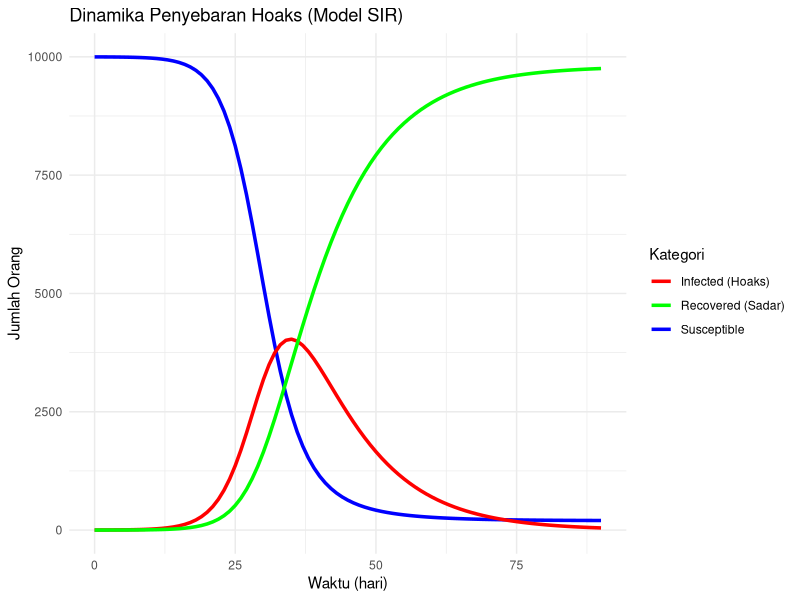
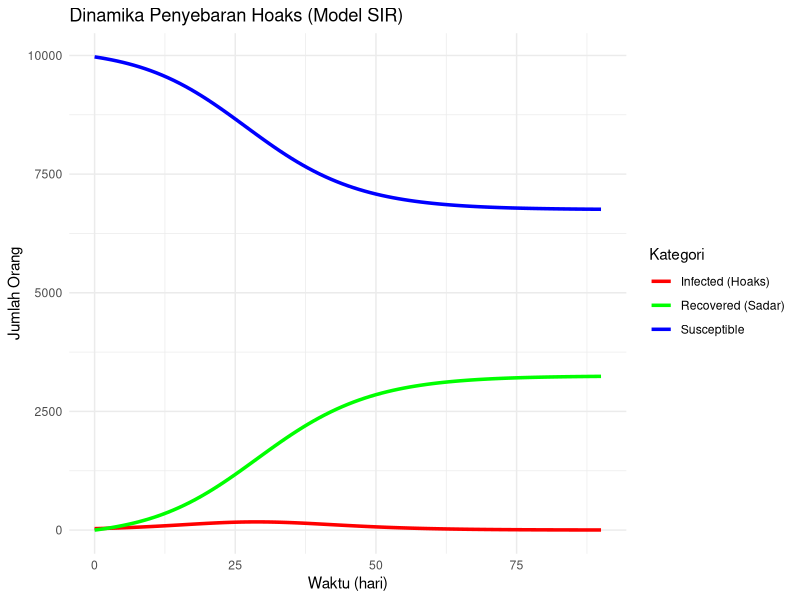

These charts were generated, in order, by the following R code:
## ---- chunk 1
#| include: false
library(dplyr)
## ---- chunk 2
#| echo: true

# --------------------------------------
# SIMULASI PENYEBARAN HOAKS (MODEL SIR)
# --------------------------------------

# Paket yang diperlukan
library(deSolve)  # Untuk menyelesaikan persamaan diferensial
library(ggplot2)   # Untuk visualisasi

# 1. Definisi Parameter
N <- 10000         # Total populasi
I0 <- 1            # Kasus awal terinfeksi (hoaks)
S0 <- N - I0       # Susceptible awal
R0 <- 0            # Recovered awal (awalnya belum ada yang sadar)

beta <- 0.4        # Tingkat penularan (seberapa viral hoaks)
gamma <- 0.1       # Tingkat pemulihan (seberapa cepat hoaks dibantah)

waktu <- seq(0, 90, by = 1)  # Rentang waktu (hari)

# 2. Model SIR
sir_model <- function(waktu, state, parameters) {
  with(as.list(c(state, parameters)), {
    dS <- -beta * S * I / N
    dI <- beta * S * I / N - gamma * I
    dR <- gamma * I
    
    return(list(c(dS, dI, dR)))
  })
}

# 3. Solusi Numerik
parameters <- c(beta = beta, gamma = gamma)
state <- c(S = S0, I = I0, R = R0)

solusi <- ode(
  y = state,
  times = waktu,
  func = sir_model,
  parms = parameters
) %>% as.data.frame()

# 4. Visualisasi
ggplot(solusi, aes(x = time)) +
  geom_line(aes(y = S, color = "Susceptible"), linewidth = 1.2) +
  geom_line(aes(y = I, color = "Infected (Hoaks)"), linewidth = 1.2) +
  geom_line(aes(y = R, color = "Recovered (Sadar)"), linewidth = 1.2) +
  labs(
    title = "Dinamika Penyebaran Hoaks (Model SIR)",
    x = "Waktu (hari)",
    y = "Jumlah Orang",
    color = "Kategori"
  ) +
  scale_color_manual(values = c(
    "Susceptible" = "blue",
    "Infected (Hoaks)" = "red",
    "Recovered (Sadar)" = "green"
  )) +
  theme_minimal()
## ---- chunk 3
#| echo: false

# --------------------------------------
# SIMULASI PENYEBARAN HOAKS (MODEL SIR)
# --------------------------------------

# Paket yang diperlukan
library(deSolve)  # Untuk menyelesaikan persamaan diferensial
library(ggplot2)   # Untuk visualisasi

# 1. Definisi Parameter
N <- 10000         # Total populasi
I0 <- 30           # Kasus awal terinfeksi (hoaks)
S0 <- N - I0       # Susceptible awal
R0 <- 0            # Recovered awal (awalnya belum ada yang sadar)

beta <- 0.6        # Tingkat penularan (seberapa viral hoaks)
gamma <- 0.5       # Tingkat pemulihan (seberapa cepat hoaks dibantah)

waktu <- seq(0, 90, by = 1)  # Rentang waktu (hari)

# 2. Model SIR
sir_model <- function(waktu, state, parameters) {
  with(as.list(c(state, parameters)), {
    dS <- -beta * S * I / N
    dI <- beta * S * I / N - gamma * I
    dR <- gamma * I
    
    return(list(c(dS, dI, dR)))
  })
}

# 3. Solusi Numerik
parameters <- c(beta = beta, gamma = gamma)
state <- c(S = S0, I = I0, R = R0)

solusi <- ode(
  y = state,
  times = waktu,
  func = sir_model,
  parms = parameters
) %>% as.data.frame()

# 4. Visualisasi
ggplot(solusi, aes(x = time)) +
  geom_line(aes(y = S, color = "Susceptible"), linewidth = 1.2) +
  geom_line(aes(y = I, color = "Infected (Hoaks)"), linewidth = 1.2) +
  geom_line(aes(y = R, color = "Recovered (Sadar)"), linewidth = 1.2) +
  labs(
    title = "Dinamika Penyebaran Hoaks (Model SIR)",
    x = "Waktu (hari)",
    y = "Jumlah Orang",
    color = "Kategori"
  ) +
  scale_color_manual(values = c(
    "Susceptible" = "blue",
    "Infected (Hoaks)" = "red",
    "Recovered (Sadar)" = "green"
  )) +
  theme_minimal()
